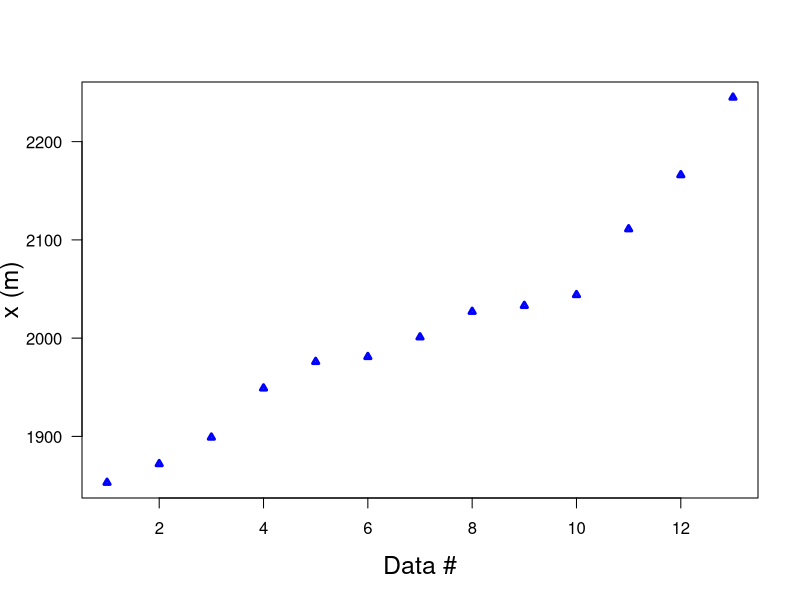

Here is the R script that generated this plot:
print('file: A1-EdelweissScatter2.R')
# Scatter plot with different symbols: Edelweiss data
x = c(1853,1872,1899,1949,1976,1981,2001,2027,2033,2044,2111,2166,2245)
# png('EdelweissScatterTri171020.png',width=16,height=12,units='cm',res=300)
plot(x,type='p',lwd=3,col='blue',xlab='Data #',ylab='x (m)',las=1,cex=0.6,pch=24,cex.lab=1.5)
# dev.off()
# ----------------------------------------------------------------
# Remarks:
# pch   parameter for choosing symbols; allowed values: 0 to 25
# pch = 20    bullet
# pch = 21    filled circle
# pch = 22    filled square
# pch = 23    filled diamond
# pch = 24    filled triangle point-up
# pch = 25    filled triangle point down
# ?par        ask for information about (setting) graphical parameters
# ----------------------------------------------------------------
